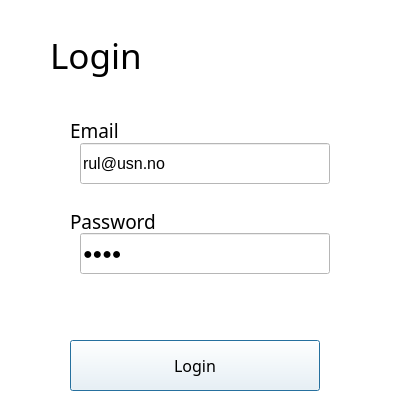
<?xml version="1.0" encoding="UTF-8"?>
<ui version="4.0">
 <class>Dialog</class>
 <widget class="QDialog" name="Dialog">
  <property name="geometry">
   <rect>
    <x>0</x>
    <y>0</y>
    <width>395</width>
    <height>410</height>
   </rect>
  </property>
  <property name="windowTitle">
   <string>Dialog</string>
  </property>
  <property name="styleSheet">
   <string notr="true">background-color: #FFFFFF;</string>
  </property>
  <property name="modal">
   <bool>true</bool>
  </property>
  <widget class="QLabel" name="label">
   <property name="geometry">
    <rect>
     <x>50</x>
     <y>20</y>
     <width>221</width>
     <height>71</height>
    </rect>
   </property>
   <property name="font">
    <font>
     <family>Sans Serif Collection</family>
     <pointsize>26</pointsize>
     <weight>50</weight>
     <bold>false</bold>
    </font>
   </property>
   <property name="text">
    <string>Login</string>
   </property>
  </widget>
  <widget class="QLabel" name="label_2">
   <property name="geometry">
    <rect>
     <x>70</x>
     <y>120</y>
     <width>61</width>
     <height>21</height>
    </rect>
   </property>
   <property name="font">
    <font>
     <family>Sans Serif Collection</family>
     <pointsize>14</pointsize>
    </font>
   </property>
   <property name="text">
    <string>Email</string>
   </property>
  </widget>
  <widget class="QLabel" name="label_3">
   <property name="geometry">
    <rect>
     <x>70</x>
     <y>211</y>
     <width>101</width>
     <height>20</height>
    </rect>
   </property>
   <property name="font">
    <font>
     <family>Sans Serif Collection</family>
     <pointsize>14</pointsize>
    </font>
   </property>
   <property name="text">
    <string>Password</string>
   </property>
  </widget>
  <widget class="QLineEdit" name="lineEditEmail">
   <property name="geometry">
    <rect>
     <x>80</x>
     <y>143</y>
     <width>250</width>
     <height>41</height>
    </rect>
   </property>
   <property name="font">
    <font>
     <pointsize>12</pointsize>
    </font>
   </property>
   <property name="styleSheet">
    <string notr="true"/>
   </property>
   <property name="text">
    <string>rul@usn.no</string>
   </property>
  </widget>
  <widget class="QLineEdit" name="lineEditPassword">
   <property name="geometry">
    <rect>
     <x>80</x>
     <y>233</y>
     <width>250</width>
     <height>41</height>
    </rect>
   </property>
   <property name="font">
    <font>
     <pointsize>12</pointsize>
    </font>
   </property>
   <property name="styleSheet">
    <string notr="true">
</string>
   </property>
   <property name="inputMethodHints">
    <set>Qt::ImhHiddenText|Qt::ImhNoAutoUppercase|Qt::ImhNoPredictiveText|Qt::ImhSensitiveData</set>
   </property>
   <property name="text">
    <string>Rune</string>
   </property>
   <property name="echoMode">
    <enum>QLineEdit::Password</enum>
   </property>
  </widget>
  <widget class="QPushButton" name="pushButton">
   <property name="geometry">
    <rect>
     <x>70</x>
     <y>340</y>
     <width>250</width>
     <height>51</height>
    </rect>
   </property>
   <property name="font">
    <font>
     <family>Sans Serif Collection</family>
     <pointsize>12</pointsize>
    </font>
   </property>
   <property name="styleSheet">
    <string notr="true"/>
   </property>
   <property name="text">
    <string>Login</string>
   </property>
  </widget>
 </widget>
 <resources/>
 <connections/>
</ui>
